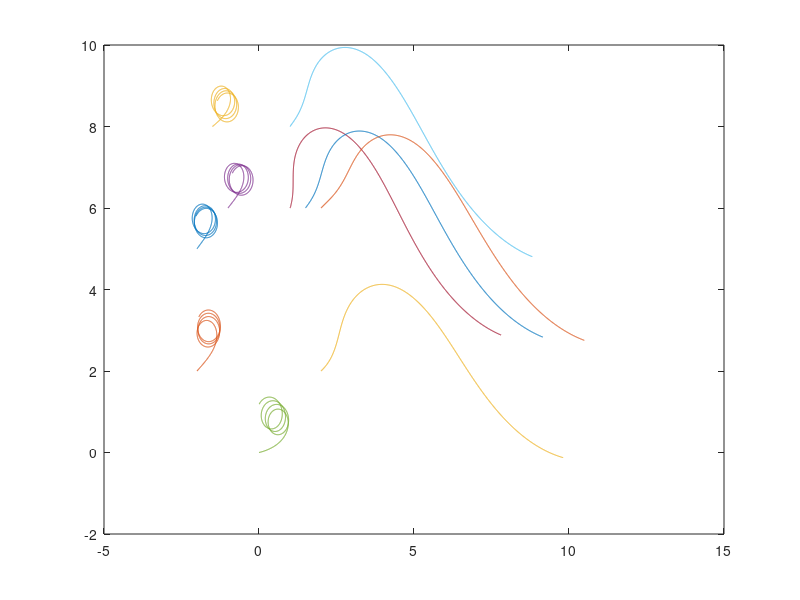

MATLAB code for this plot:
%%Amirkhosro Vosughi 11463709 WSU
%Research Project for course EE505
%Simulstion of "Distributed Flocking Control of Mobile Robots by Bounded Feedback"

clear all
clc

%% Initialization
n = 10; %==>> To generelize code later
% robots 1 to 5 belongs to group 1
% robots 6 to 10 belongs to group 2
Group = [1,1,1,1,1,2,2,2,2,2]';  %==>> Determines with robot determines to each group
%Group = [1,1,2,1,1,2,2,2,1,2]';

%Robot parameters
d= 0.1;
r=5;

%controller parameters
b11=0;
b21=0;
b31=0;

b12=0;
b22=0;
b32=0;

%Generate initial location randomly
% x0= [0,-2,2,-2,-1,1,1.5,2,-1.5,1]';
% y0= [0,2,2,5,6,6,6,6,8,8]';
    
x0= [-2,-2,-1.5,-1,0,1,1,1.5,2,2]';
y0= [5,2,8,6,0,8,6,6,6,2]';


teta_init=zeros(n,1);
for k=1:length(teta_init)
    teta_init(k)=(rand(1));
end

teta_init=[0.7923, 0.6988, 0.5291, 0.7695, 0.1557, 0.8052, 0.7741, 0.8293, 0.7723, 0.5643]';

v_init=zeros(n,1);
for k=1:length(v_init)
    v_init(k)=1*(rand(1)+1);
end

v_init=[0.6222, 1.8468, 0.8604, 0.3696, 1.8098, 1.9595, 0.8777, 0.2222, 0.5161, 0.8174]';

w_init=zeros(n,1);
for k=1:length(w_init)
    w_init(k)=1*(rand(1)+1);
end

w_init=[0.2974, 0.1311, 0.3014, 0.3556, 0.1109, 0.0587, 0.1483, 0.1594, 0.2121, 0.2539]';

%% Simulation
T=0.01; %sec
Tfinal=10; %sec
T_vec=0:T:Tfinal;
Tn=length(T_vec);

%%Definition of process variables

u1= zeros(n,Tn);
u2= zeros(n,Tn);

v=zeros(n,Tn);
v(:,1)=v_init;

w=zeros(n,Tn);
w(:,1)=w_init;

x=zeros(n,Tn);
x(:,1)=x0;

y=zeros(n,Tn);
y(:,1)=y0;

teta=zeros(n,Tn);
teta(:,1)=teta_init;


N=zeros(n,n); 
A=zeros(n,n);
L=zeros(n,n);


xdot=zeros(n,1);
ydot=zeros(n,1);

tempoli=zeros(n,Tn);
tempoli2=zeros(n,Tn);

minA=zeros(1,Tn);
maxA=zeros(1,Tn);
%% Simulation
for k=2:Tn

%Update The graphs
N=zeros(n,n); 
A=zeros(n,n);

for i=1:n
    for j=i:n
        temp1=x(i,k-1)-x(j,k-1);
        temp2=y(i,k-1)-y(j,k-1);
        temp3=(temp1^2+temp2^2)^0.5;
        
        if (temp3<r && i~=j)
            N(i,j)=1;
            N(j,i)=1;
            
            A(i,j)=temp3;
            A(j,i)=temp3;
        end     
    end
end
  
minA(k)=min(min(A));
maxA(k)=max(max(A));
%Calculate control input
% calculate u(k)

%calculate u1(k) ==>> assumption of understanding of gradient V to pij
for i=1:n
    
    sigma1=0;
    for j=1:n
        if (N(i,j)==1 && Group(i)==Group(j) )  
            temp1=A(i,j)*(v(i,k-1)-v(j,k-1));
            sigma1=sigma1+temp1;
        end
    end
    
    sigma2=0;
    for j=1:n
        if (N(i,j)==1 && Group(i)==Group(j) ) 
            temp1=xdot(i)-xdot(j);
            temp2=ydot(i)-ydot(j);
            temp3=A(i,j)*(temp1*cos(teta(i,k-1))+temp2*sin(teta(i,k-1)));
            sigma2= sigma2+temp3;    
        end
    end
    %sigma2=0;
    
    sigma3=0;
    for j=1:n
        if (N(i,j)==1) 
            
            temp1=0;
            temp4=0;
            if ( Group(i)==Group(j))
                temp1=-2*A(i,j)^-3+2*A(i,j)/(r^2-A(i,j)^2)+2*b11*A(i,j)+b21;
                %temp4=-A(i,j)^-2+1/(r^2-A(i,j));%+2*b11*A(i,j)+b21;
                temp4=-A(i,j)^-4+1/(r^2-A(i,j)^2);%+2*b11*A(i,j)+b21;
            else
                temp1=-2*A(i,j)^-3+2*b12*A(i,j)+b22;
                %temp4=-A(i,j)^-2;
                temp4=-A(i,j)^-4;
            end
            temp2= temp1*((x(i,k-1)-x(j,k-1))/A(i,j))*cos(teta(i,k-1))+temp1*((y(i,k-1)-y(j,k-1))/A(i,j))*sin(teta(i,k-1));
            temp3= temp4*((x(i,k-1)-x(j,k-1))*2)*cos(teta(i,k-1))+temp4*((y(i,k-1)-y(j,k-1))*2)*sin(teta(i,k-1));
            
            %temp2= temp1;
            tempoli(i,k)= temp2;
            tempoli2(i,k)= temp3;
            
            sigma3= sigma3+ temp2;    
        end
    end
    %sigma3=0;
    
    u1(i,k)= -sigma1-sigma2-sigma3;
end


%%%%%%%%%%%%%%%%%%not edited from here %%%%%%%%%%

% calculate u2(k)

for i=1:n
    
    sigma1=0;
    for j=1:n
        if (N(i,j)==1 && Group(i)==Group(j) )  
            temp1=A(i,j)*(w(i,k-1)-w(j,k-1));
            sigma1=sigma1+temp1;
        end
    end
    
    sigma2=0;
    for j=1:n
        if (N(i,j)==1 && Group(i)==Group(j) ) 
            temp1=xdot(i)-xdot(j);
            temp2=ydot(i)-ydot(j);
            temp3=A(i,j)*(-temp1*sin(teta(i,k-1))+temp2*cos(teta(i,k-1)));
            sigma2= sigma2+temp3;    
        end
    end
    
    sigma3=0;
    for j=1:n
        if (N(i,j)==1) 
            
            temp1=0;
            if ( Group(i)==Group(j))
                temp1=-2*A(i,j)^-3+2*A(i,j)/(r^2-A(i,j)^2)+2*b11*A(i,j)+b21;
            else
                temp1=-2*A(i,j)^-3+2*b12*A(i,j)+b22;
            end
            temp2= -temp1*((x(i,k-1)-x(j,k-1))/A(i,j))*sin(teta(i,k-1))+temp1*((y(i,k-1)-y(j,k-1))/A(i,j))*cos(teta(i,k-1));
            
            sigma3= sigma3+temp2;    
        end
    end
    %sigma3=0;
    
    u2(i,k)= -sigma1-sigma2-sigma3;
end

%% Dynamic of system
for j=1:n
    v(j,k)=v(j,k-1)+u1(j,k)*T;
    w(j,k)=w(j,k-1)+(u2(j,k)/d)*T;
end
for j=1:n
   teta(j,k)=teta(j,k-1)+w(j,k)*T;
   
   xdot(j)=v(j,k)*cos(teta(j,k-1))-d*w(j,k)*sin(teta(j,k-1));
   
   ydot(j)=v(j,k)*sin(teta(j,k-1))+d*w(j,k)*cos(teta(j,k-1));

   x(j,k)=x(j,k-1)+xdot(j)*T;
   y(j,k)=y(j,k-1)+ydot(j)*T;
end
    

end

%% Plotting the results

figure(1)
plot(x(1,:),y(1,:))
hold on

plot(x(2,:),y(2,:))
hold on

plot(x(3,:),y(3,:))
hold on

plot(x(4,:),y(4,:))
hold on

plot(x(5,:),y(5,:))
%hold off



%figure(2)
plot(x(6,:),y(6,:))
hold on

plot(x(7,:),y(7,:))
hold on

plot(x(8,:),y(8,:))
hold on

plot(x(9,:),y(9,:))
hold on

plot(x(10,:),y(10,:))
hold off